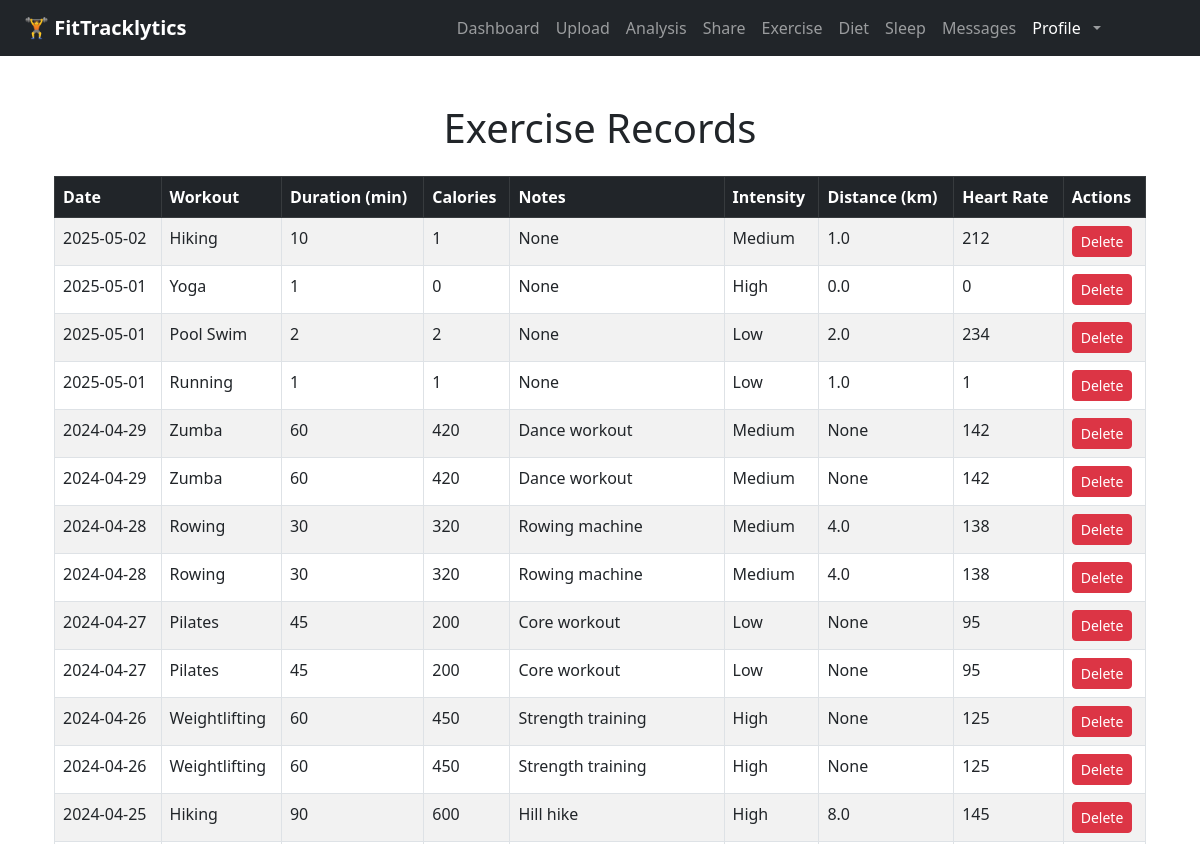
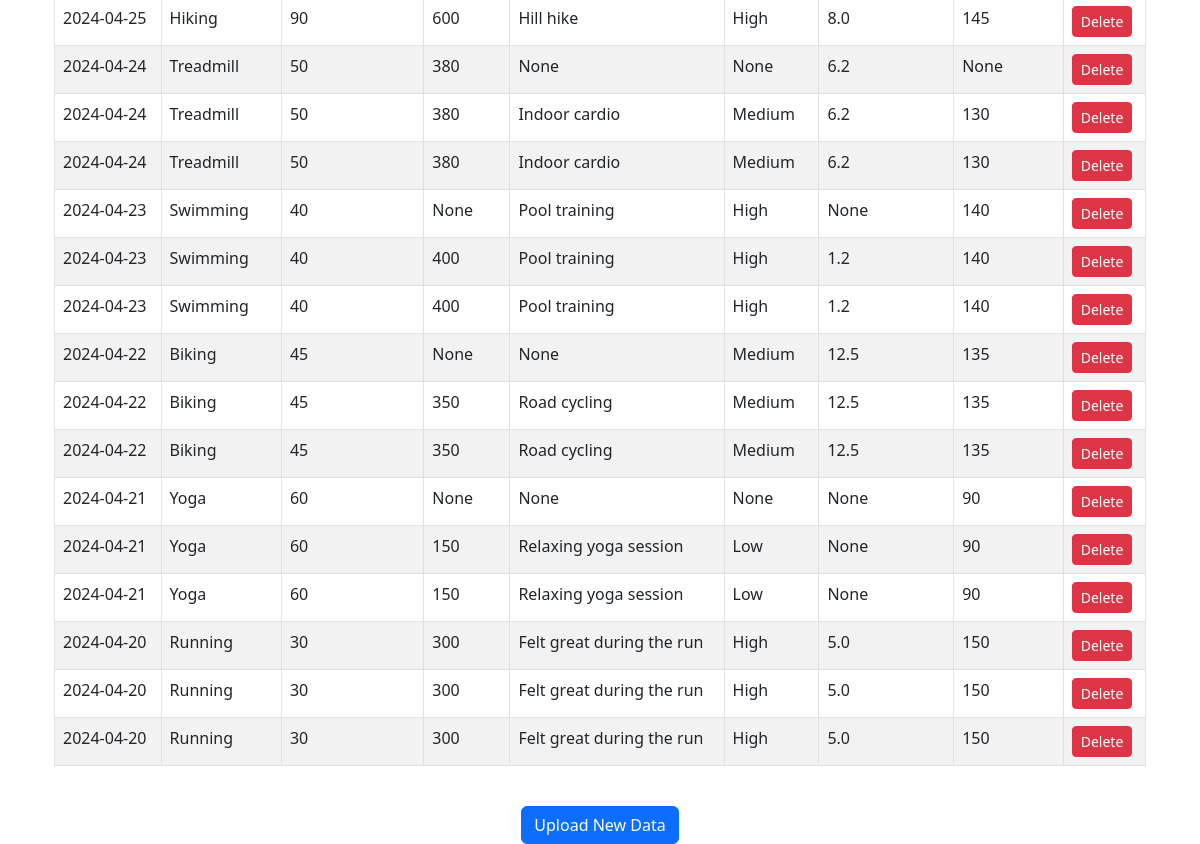
The app's page /records/exercise (signed in), older data (2 pictures, top to bottom).
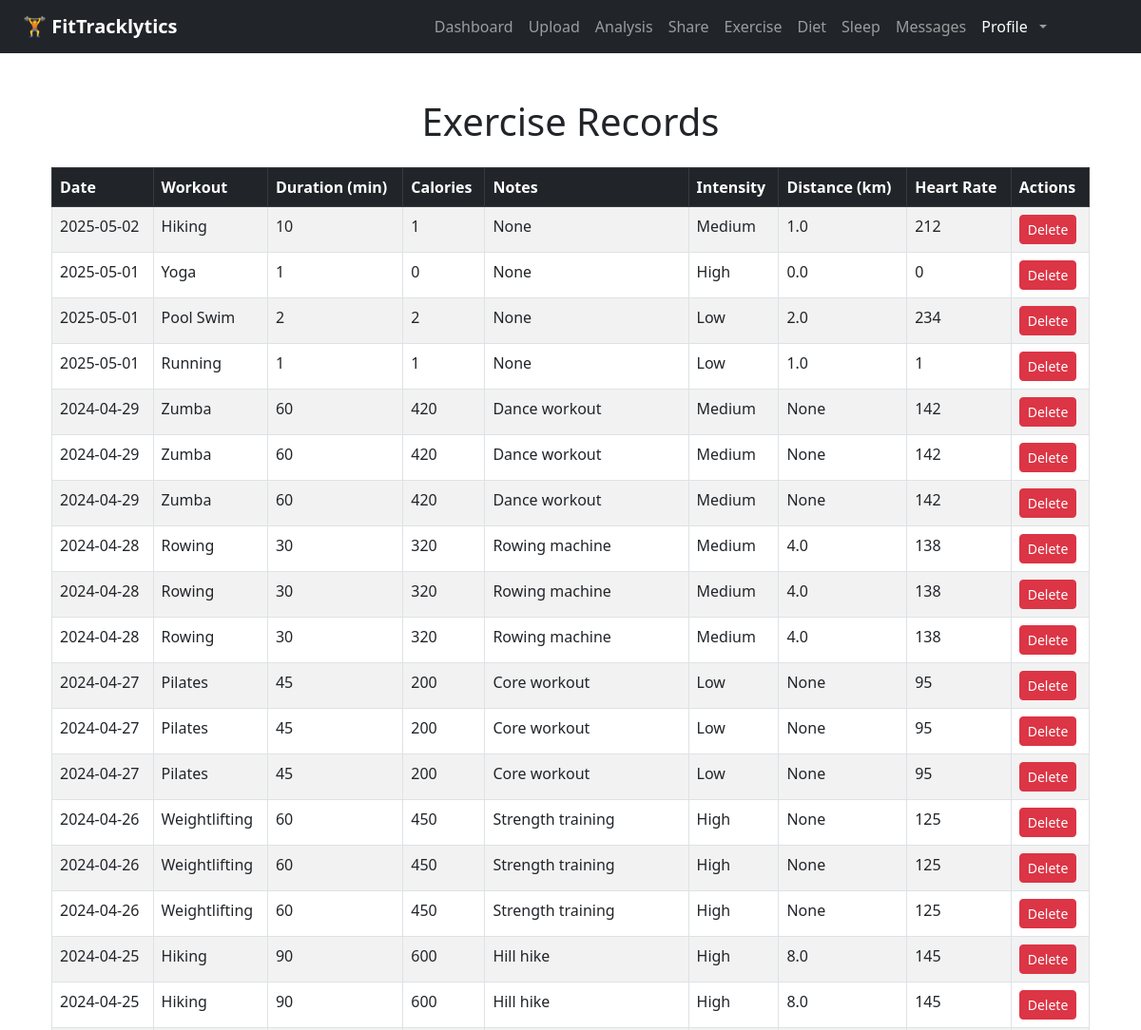
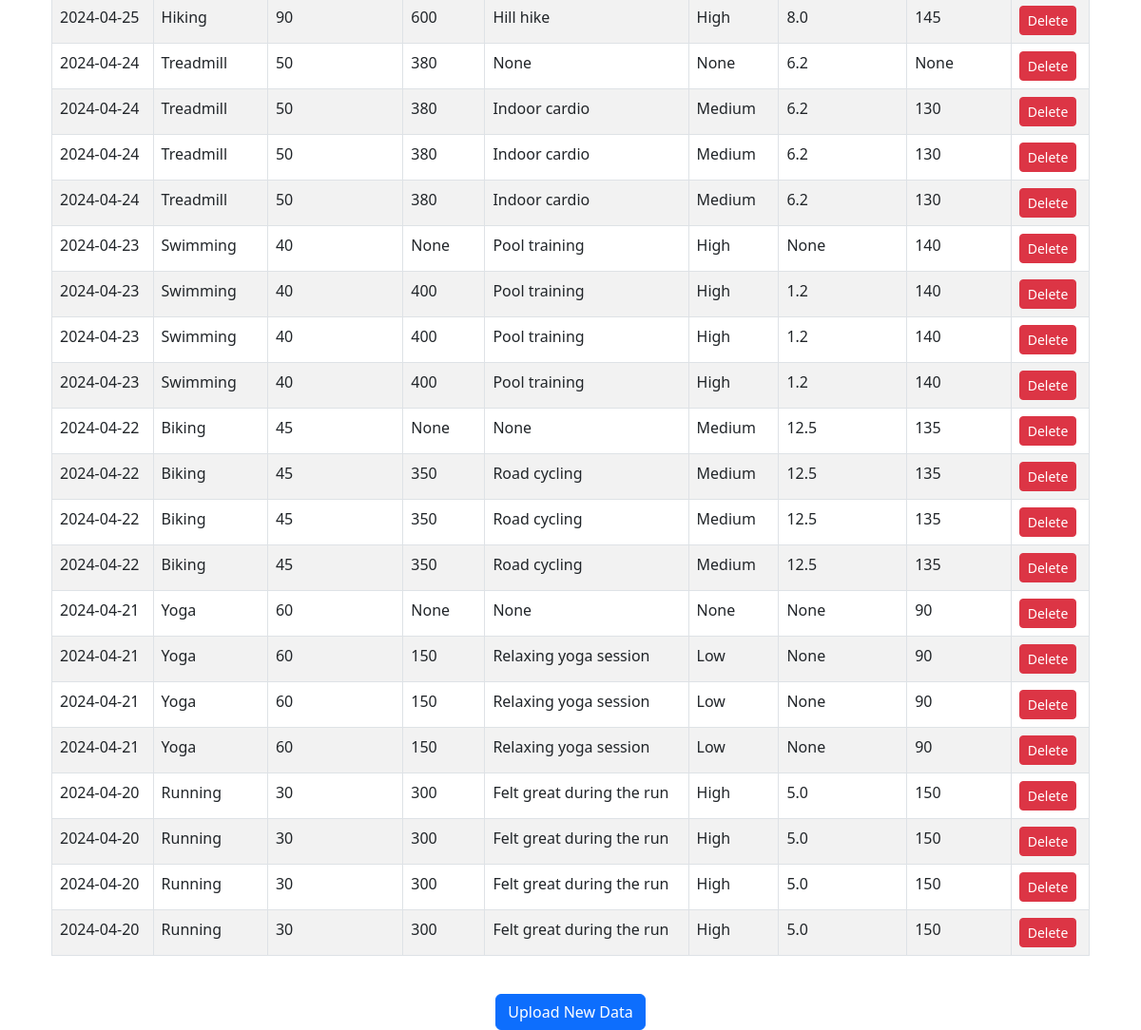
The same page, newer data (2 pictures, top to bottom).
### app/models.py (models this page shows)
class ExerciseEntry(db.Model):
    id = db.Column(db.Integer, primary_key=True)
    user_id = db.Column(db.Integer, db.ForeignKey('user.id'))
    workout_type = db.Column(db.String(100))
    intensity = db.Column(db.String(50))
    duration = db.Column(db.Integer)
    distance = db.Column(db.Float)
    calories = db.Column(db.Integer)
    heart_rate = db.Column(db.Integer)
    date = db.Column(db.Date)
    notes = db.Column(db.Text)

### app/routes.py (the view)
@main.route("/records/exercise")
def exercise_records():
    if "user_id" not in session:
        return redirect(url_for("main.login"))
    records = ExerciseEntry.query.filter_by(user_id=session["user_id"]).order_by(ExerciseEntry.date.desc()).all()
    return render_template("exercise_records.html", records=records)

### app/__init__.py (called while the page is built)
def create_app(config_class=None):
    app = Flask(__name__)
    if config_class:
        app.config.from_object(config_class)
    else:
        app.config['SECRET_KEY'] = "super-secret-key"
        app.config['SQLALCHEMY_DATABASE_URI'] = 'sqlite:///tracker.db'
        app.config['SQLALCHEMY_TRACK_MODIFICATIONS'] = False
    db.init_app(app)
    migrate.init_app(app, db)  # Bind migrate after app is created
    print("current database config is：", app.config['SQLALCHEMY_DATABASE_URI'])
    from . import models
    @app.context_processor
    def inject_message_model():
        return dict(Message=models.Message)
    from .routes import main
    app.register_blueprint(main)
    return app

### app/templates/exercise_records.html (shortened to what this page needs)
{% extends "base.html" %}
{% block content %}
<div class="container mt-5">
    <h1 class="text-center mb-4">Exercise Records</h1>
    {% if records %}
        <div class="table-responsive">
            <table class="table table-striped table-bordered">
                <thead class="table-dark">
                    <tr>
                        <th>Date</th>
                        <th>Workout</th>
                        <th>Duration (min)</th>
                        <th>Calories</th>
                        <th>Notes</th>
                        <th>Intensity</th>
                        <th>Distance (km)</th>
                        <th>Heart Rate</th>
                        <th>Actions</th>
                    </tr>
                </thead>
                <tbody>
                    {% for entry in records %}
                    <tr>
                        <td>{{ entry.date }}</td>
                        <td>{{ entry.workout_type }}</td>
                        <td>{{ entry.duration }}</td>
                        <td>{{ entry.calories }}</td>
                        <td>{{ entry.notes }}</td>
                        <td>{{ entry.intensity }}</td>
                        <td>{{ entry.distance }}</td>
                        <td>{{ entry.heart_rate }}</td>
                        <td>
                            <form action="{{ url_for('main.delete_exercise', entry_id=entry.id) }}" method="POST" style="display:inline;">
                                <button type="submit" class="btn btn-danger btn-sm" onclick="return confirm('Are you sure you want to delete this record?');">Delete</button>
                            </form>
                        </td>
                    </tr>
                    {% endfor %}
                </tbody>
            </table>
        </div>
    {% else %}
        <p class="text-center">No exercise records found.</p>
    {% endif %}
    <div class="text-center mt-4">
        <a href="{{ url_for('main.upload') }}" class="btn btn-primary">Upload New Data</a>
    </div>
</div>
{% endblock %}

### app/templates/base.html (shortened to what this page needs)
<!DOCTYPE html>
<html lang="en">
<head>
    <link href="https://cdn.jsdelivr.net/npm/bootstrap@5.3.0/dist/css/bootstrap.min.css" rel="stylesheet">
    <link rel="stylesheet" href="{{ url_for('static', filename='css/base.css') }}">
</head>
<body>
    <nav class="navbar navbar-expand-lg navbar-dark bg-dark px-4">
        <a class="navbar-brand fw-bold" href="{{ url_for('main.index') }}">🏋️ FitTracklytics</a>
        {% if session.get("user_id") %}
        <div class="collapse navbar-collapse" id="navbarContent">
          <ul class="navbar-nav ms-auto mb-2 mb-lg-0">
            <li class="nav-item">
              <a class="nav-link" href="{{ url_for('main.dashboard') }}">Dashboard</a>
            </li>
            <li class="nav-item">
              <a class="nav-link" href="{{ url_for('main.upload') }}">Upload</a>
            </li>
            <li class="nav-item">
              <a class="nav-link" href="{{ url_for('main.analysis') }}">Analysis</a>
            </li>
            <li class="nav-item">
              <a class="nav-link" href="{{ url_for('main.share') }}">Share</a>
            </li>
            <li class="nav-item">
              <a class="nav-link" href="{{ url_for('main.exercise_records') }}">Exercise</a>
            </li>
            <li class="nav-item">
              <a class="nav-link" href="{{ url_for('main.diet_records') }}">Diet</a>
            </li>
            <li class="nav-item">
              <a class="nav-link" href="{{ url_for('main.sleep_records') }}">Sleep</a>
            </li>
            <li class="nav-item">
              {% set unread_count = Message.query.filter_by(receiver_id=session['user_id'], is_read=False).count() %}
              <a class="nav-link" href="{{ url_for('main.messages') }}">
                Messages
              </a>
            </li>
            <li class="nav-item dropdown">
              <a class="nav-link dropdown-toggle d-flex align-items-center gap-2" href="#" id="userDropdown" role="button" data-bs-toggle="dropdown" aria-expanded="false">
                <span class="d-none d-md-inline fw-medium text-white">Profile</span>
              </a>
            </li>
            <li class="nav-item">
              <pre>        </pre>
            </li>
          </ul>
        </div>
        {% endif %}
    </nav>
    <div class="container mt-4">
        {% block content %}{% endblock %}
    </div>
</body>
</html>

Row changes from the older to the newer data that the page shows:
added ExerciseEntry: date "2024-04-29", workout_type "Zumba", duration "60", calories "420", notes "Dance workout", intensity "Medium", distance "None", heart_rate "142"
added ExerciseEntry: date "2024-04-28", workout_type "Rowing", duration "30", calories "320", notes "Rowing machine", intensity "Medium", distance "4.0", heart_rate "138"
added ExerciseEntry: date "2024-04-27", workout_type "Pilates", duration "45", calories "200", notes "Core workout", intensity "Low", distance "None", heart_rate "95"
added ExerciseEntry: date "2024-04-26", workout_type "Weightlifting", duration "60", calories "450", notes "Strength training", intensity "High", distance "None", heart_rate "125"
added ExerciseEntry: date "2024-04-25", workout_type "Hiking", duration "90", calories "600", notes "Hill hike", intensity "High", distance "8.0", heart_rate "145"
added ExerciseEntry: date "2024-04-24", workout_type "Treadmill", duration "50", calories "380", notes "Indoor cardio", intensity "Medium", distance "6.2", heart_rate "130"
added ExerciseEntry: date "2024-04-23", workout_type "Swimming", duration "40", calories "400", notes "Pool training", intensity "High", distance "1.2", heart_rate "140"
added ExerciseEntry: date "2024-04-22", workout_type "Biking", duration "45", calories "350", notes "Road cycling", intensity "Medium", distance "12.5", heart_rate "135"
added ExerciseEntry: date "2024-04-21", workout_type "Yoga", duration "60", calories "150", notes "Relaxing yoga session", intensity "Low", distance "None", heart_rate "90"
added ExerciseEntry: date "2024-04-20", workout_type "Running", duration "30", calories "300", notes "Felt great during the run", intensity "High", distance "5.0", heart_rate "150"
